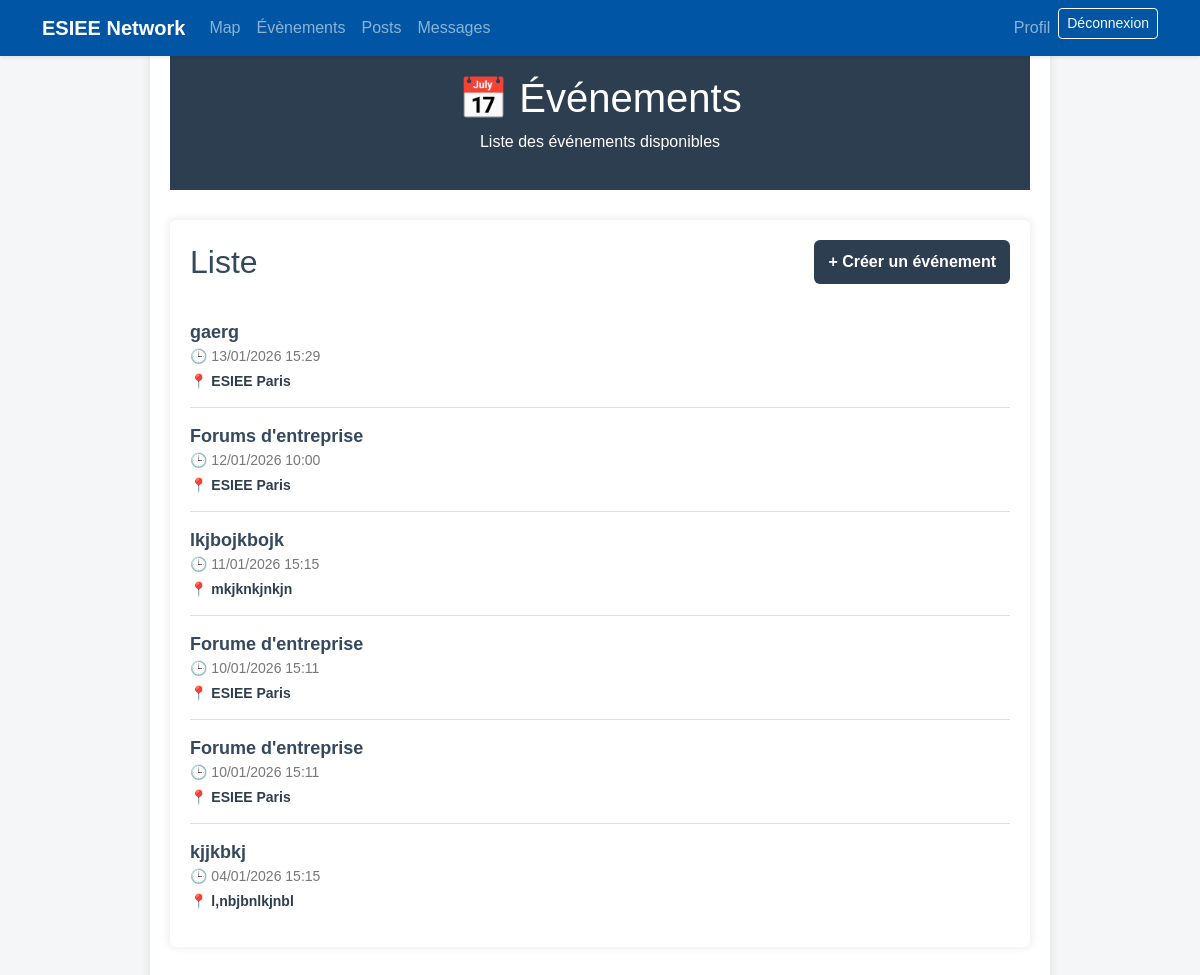
The app's page /events/ (signed in), older data.
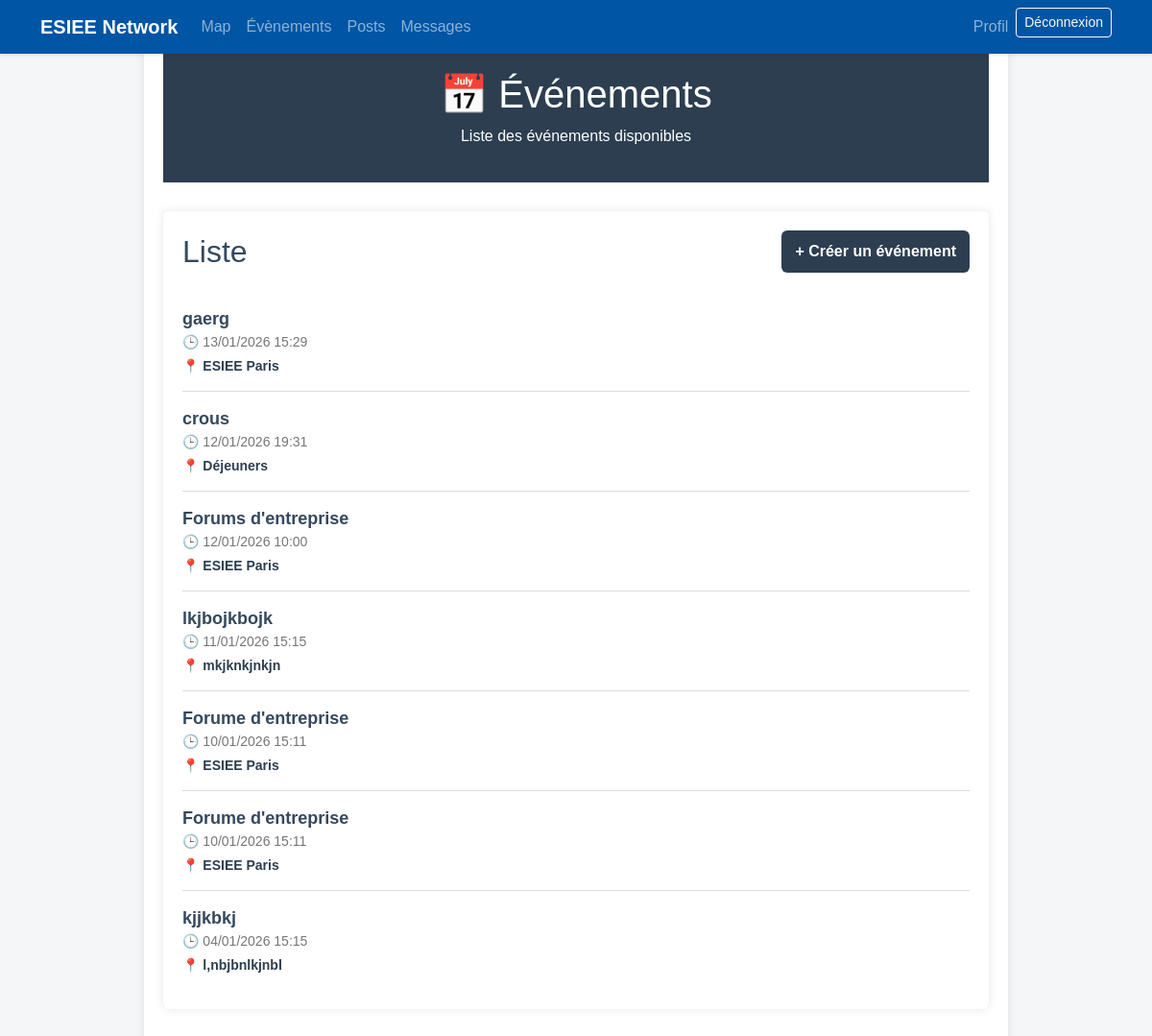
The same page, newer data.
### events/models.py (models this page shows, shortened)
class Event(models.Model):
    title = models.CharField(max_length=200)
    description = models.TextField(blank=True)
    location = models.CharField(
        "Lieu",
        max_length=50,
        choices=LOCATION_CHOICES,
    )
    start_at = models.DateTimeField()
    end_at = models.DateTimeField(null=True, blank=True)
    created_by = models.ForeignKey(
        settings.AUTH_USER_MODEL,
        on_delete=models.CASCADE,
        related_name="events_created",
    )
    created_at = models.DateTimeField(auto_now_add=True)
    updated_at = models.DateTimeField(auto_now=True)
    class Meta:
        ordering = ["start_at", "title"]

### events/views.py (the view)
# urls.py: path("", views.events_list, name="list"),
@login_required
def events_list(request):
    events = Event.objects.all().order_by("-start_at")
    return render(request, "events/events_list.html", {"events": events})

### templates/events/events_list.html (shortened to what this page needs)
{% extends "base.html" %}
{% block content %}
<header>
    <h1>📅 Événements</h1>
    <p>Liste des événements disponibles</p>
</header>
<main>
    <div style="display:flex; justify-content:space-between; align-items:center; margin-bottom:20px;">
        <h2 style="margin:0; color:#34495e;">Liste</h2>
        <a href="{% url 'events:create' %}"
           style="background:#2c3e50; color:white; padding:10px 14px; border-radius:6px; text-decoration:none; font-weight:bold;">
            + Créer un événement
        </a>
    </div>
    {% if events %}
        {% for event in events %}
            <div class="event">
                <div class="event-title">
                    <a href="{% url 'events:detail' event.pk %}"
                       style="text-decoration:none; color:inherit;">
                        {{ event.title }}
                    </a>
                </div>
                <div class="event-date">
                    🕒 {{ event.start_at|date:"d/m/Y H:i" }}
                </div>
                <div class="event-location">
                    📍 {{ event.get_location_display }}
                </div>
            </div>
        {% endfor %}
    {% else %}
        <p class="empty">Aucun événement disponible pour le moment.</p>
    {% endif %}
</main>
{% endblock %}

Row changes from the older to the newer data that the page shows:
added Event: title "crous", start_at "12/01/2026 19:31", location "Déjeuners"
